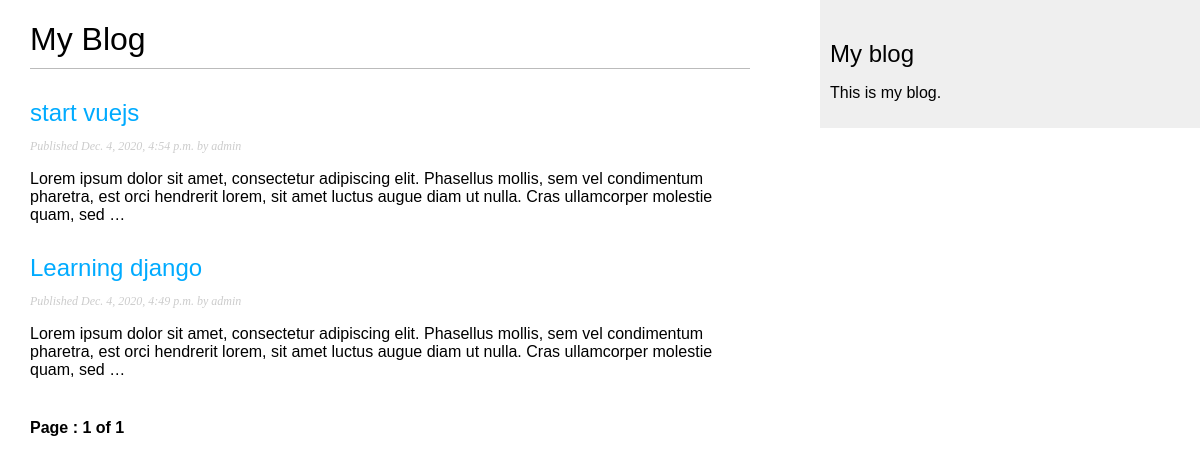
Before: /blogsite/ with the older database file.
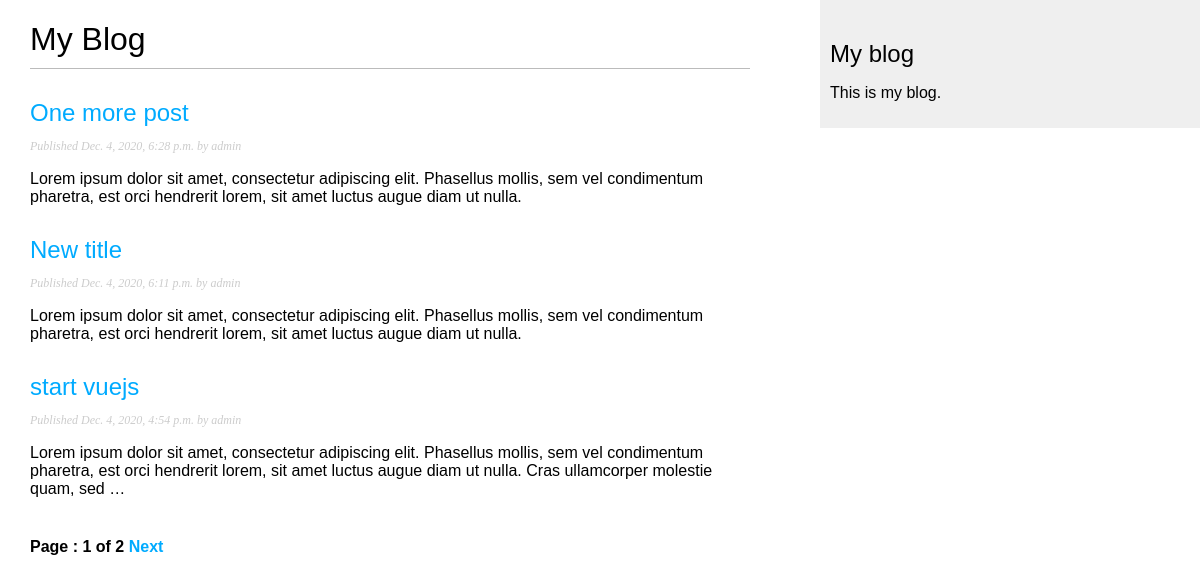
After: the same page with the newer database file.
### blogsite/models.py (models this page shows, shortened)
class Post( models.Model ) :
    STATUS_CHOICES = (
        ( 'draft', 'Draft'),
        ( 'published', 'Published'),
    )
    title = models.CharField( max_length=250)
    slug = models.SlugField(max_length=250, unique_for_date='publish')
    author = models.ForeignKey( User, on_delete=models.CASCADE, related_name='blogsite_posts')
    body = models.TextField()
    publish = models.DateTimeField( default=timezone.now )
    created = models.DateTimeField( auto_now_add=True )
    updated = models.DateTimeField( auto_now=True )
    status = models.CharField( max_length=10, choices=STATUS_CHOICES, default='draft')
    objects = models.Manager() #the default manager
    published = PublishedManager() #Our custom manager
    class Meta :
        ordering = ( '-publish', )
    def get_absolute_url( self ) :
        return reverse(  'blogsite:post_detail', args=[self.publish.year, self.publish.month, self.publish.day, self.slug] )

### blogsite/views.py (the view)
# urls.py: path('', views.post_list, name = 'post_list'),
def post_list( request ) :
    object_list = Post.published.all()
    paginator = Paginator( object_list, 3 ) # 3posts in each in each page
    page = request.GET.get( 'page' ) #page Number
    try:
        posts = paginator.get_page( page ) #page Object
    except PageNotAnInteger :
        posts = paginator.page(1)
    except EmptyPage :
        posts = paginator.page( paginator.num_pages )
    return render( request, 'blogsite/post/list.html',{'page':page, 'posts' : posts} )

### blogsite/models.py (called while the page is built)
    def get_queryset( self ) :
        return super( PublishedManager, self ).get_queryset().filter( status='published' )

### templates/blogsite/post/list.html (shortened to what this page needs)
{% extends "blogsite/base.html" %}
{% block content %}
  <h1>My Blog</h1>
  {% for post in posts %}
    <h2>
      <a href="{{ post.get_absolute_url }}">
        {{ post.title }}
      </a>
    </h2>
    <p class="date">
      Published {{ post.publish }} by {{ post.author }}
    </p>
    {{ post.body|truncatewords:30|linebreaks }}
  {% endfor %}
  {% include "pagination.html" with page=posts %}
{% endblock %}

### templates/blogsite/base.html (shortened to what this page needs)
{% load static %}
<!DOCTYPE html>
<html>
<head>
  <link href="{% static "css/blogsite.css" %}" rel="stylesheet">
</head>
<body>
  <div id="content">
    {% block content %}
    {% endblock %}
  </div>
  <div id="sidebar">
    <h2>My blog</h2>
    <p>This is my blog.</p>
  </div>
</body>
</html>

### templates/pagination.html (shortened to what this page needs)
<div class="pagination">
    <span class="step-links">
        <span class="current">
            Page : {{ page.number }} of {{ page.paginator.num_pages }}
        </span>
        {% if page.has_next %}
        <a href="?page={{ page.next_page_number}}">Next</a>
        {% endif %}
    </span>
</div>

### blogsite/static/css/blogsite.css (style rules this page uses)
body { margin:0; padding:0; font-family:helvetica, sans-serif; }
a { color:#00abff; text-decoration:none; }
h1 { font-weight:normal; border-bottom:1px solid #bbb; padding:0 0 10px 0; }
h2 { font-weight:normal; margin:30px 0 0; }
#content { float:left; width:60%; padding:0 0 0 30px; }
#sidebar { float:right; width:30%; padding:10px; background:#efefef; height:100%; }
p.date { color:#ccc; font-family: georgia, serif; font-size: 12px; font-style: italic; }
.pagination { margin:40px 0; font-weight:bold; }

Changed rows visible on the page:
no longer on this page (row unchanged): Post: title "Learning django", publish "Dec. 4, 2020, 4:49 p.m.", author "admin", body "Lorem ipsum dolor sit amet, consectetur adipiscing elit. Phasellus mollis, sem vel condimentum pharetra, est orci hendrerit lorem, sit amet luctus augue diam ut nulla. Cras ullamcorper molestie quam, sed …"
now on this page (row edited): Post: title "One more post", publish "Dec. 4, 2020, 6:28 p.m.", author "admin", body "Lorem ipsum dolor sit amet, consectetur adipiscing elit. Phasellus mollis, sem vel condimentum pharetra, est orci hendrerit lorem, sit amet luctus augue diam ut nulla."
now on this page (row edited): Post: title "New title", publish "Dec. 4, 2020, 6:11 p.m.", author "admin", body "Lorem ipsum dolor sit amet, consectetur adipiscing elit. Phasellus mollis, sem vel condimentum pharetra, est orci hendrerit lorem, sit amet luctus augue diam ut nulla."
Other visible differences:
{{ page.paginator.num_pages }}: "1" → "2"
text now shown: "Next"
